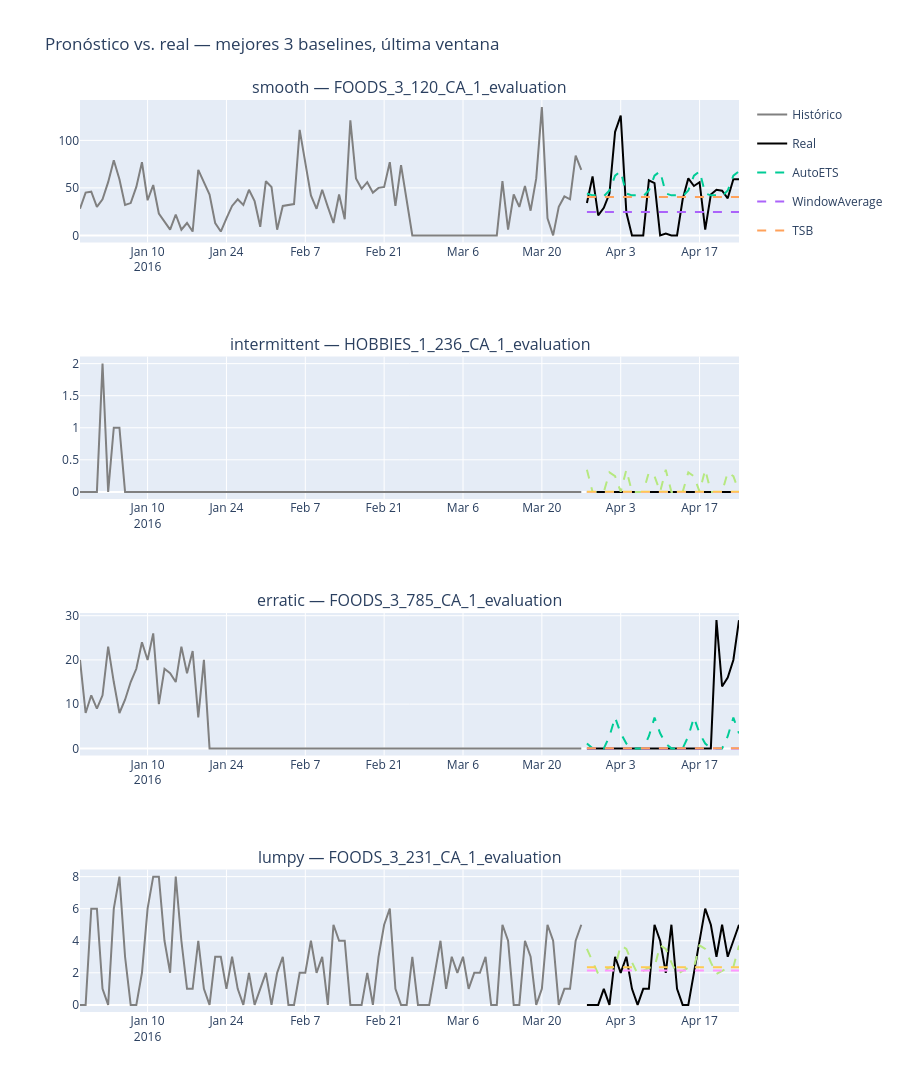

The code cell stored with this chart in its notebook:
### Code cell
ultimo_corte = pd.Timestamp(cv["cutoff"].max())
top3 = metricas["modelo"].head(3).tolist()

# Producto con mayor ingreso de cada clase
ejemplos = (seg.filter(pl.col("id").cast(pl.Utf8).is_in(Y["unique_id"].unique().tolist()))
               .sort("revenue", descending=True)
               .group_by("sb_class", maintain_order=True).first()
               .select(unique_id=pl.col("id").cast(pl.Utf8), sb_class="sb_class")
               .to_pandas())

fig = make_subplots(rows=len(ejemplos), cols=1, shared_xaxes=False,
                    subplot_titles=[f"{r.sb_class} — {r.unique_id}" for r in ejemplos.itertuples()])

for i, r in enumerate(ejemplos.itertuples(), start=1):
    hist = Y[(Y["unique_id"] == r.unique_id) &
             (Y["ds"] > ultimo_corte - timedelta(days=90)) & (Y["ds"] <= ultimo_corte)]
    pron = cv[(cv["unique_id"] == r.unique_id) & (cv["cutoff"] == ultimo_corte)]
    fig.add_scatter(x=hist["ds"], y=hist["y"], name="Histórico", line=dict(color="gray"),
                    showlegend=(i == 1), row=i, col=1)
    fig.add_scatter(x=pron["ds"], y=pron["y"], name="Real", line=dict(color="black"),
                    showlegend=(i == 1), row=i, col=1)
    for m in top3:
        fig.add_scatter(x=pron["ds"], y=pron[m], name=m, line=dict(dash="dash"),
                        legendgroup=m, showlegend=(i == 1), row=i, col=1)

fig.update_layout(height=280 * len(ejemplos), title="Pronóstico vs. real — mejores 3 baselines, última ventana")
fig.write_html(FIG_DIR / "06_baselines_ejemplos.html")
fig.show()
